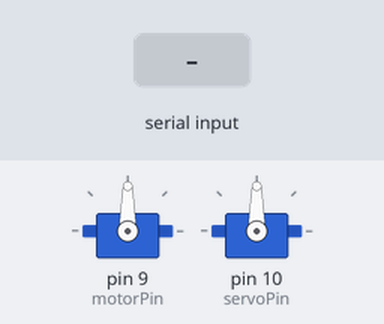
A sketch run on a simulated Arduino Uno, built with avr-gcc and run on an emulated ATmega328P. On the bench: 2 × servo. The inputs (shaded band) are chosen by the test bench.

Above: at 1.2 s.
1.3 s: "90,45\n" received over Serial
At 2.5 s:
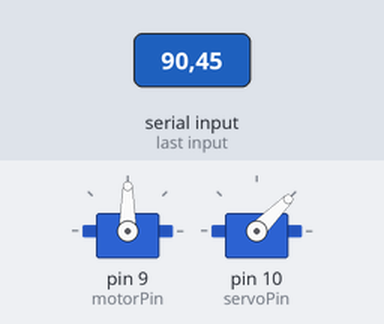
2.8 s: "30,150\n" received over Serial
At 3.8 s:
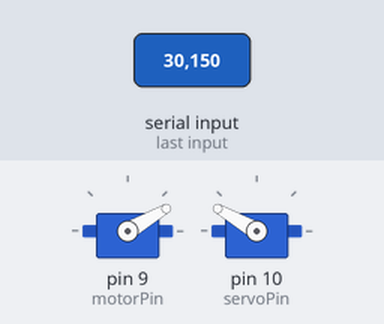
4.3 s: "1,90\n" received over Serial
At 4.9 s:
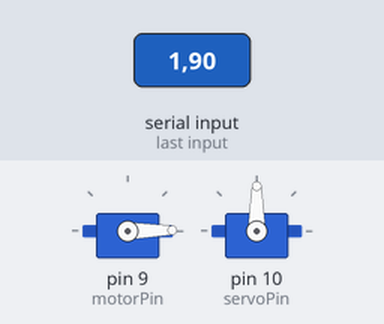
5.8 s: "5\n" received over Serial
At 7.0 s:
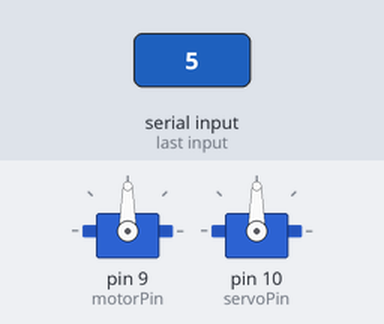
7.3 s: "1,90,45\n" received over Serial
At 8.5 s:
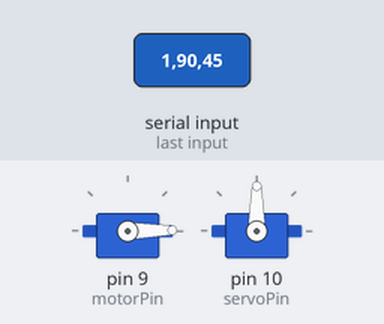
Timing chart, 0 to 9.8 s (numbered marks = the images above; inputs shaded):
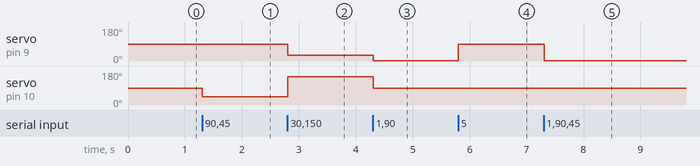

Measured:
- after the input at 1.3 s, servo on pin 10 (servoPin): 90° → 45° at once
- after the input at 2.8 s, servo on pin 9 (motorPin): 90° → 30° at once; servo on pin 10 (servoPin): 45° → 150° at once
- after the input at 4.3 s, servo on pin 9 (motorPin): 30° → 1° at once; servo on pin 10 (servoPin): 150° → 90° at once
- after the input at 5.8 s, servo on pin 9 (motorPin): 1° → 90° at once
- after the input at 7.3 s, servo on pin 9 (motorPin): 90° → 1° at once

The sketch:

sketch_may19a.ino
```cpp
#include <Servo.h>

int motorPin = 9;        // Пин для ESC (SC-15WP)
int servoPin = 10;       // Пин для сервопривода HPI SF-10W
Servo motorESC;
Servo steeringServo;

void setup() {
  Serial.begin(9600);    // Настройка последовательного порта
  motorESC.attach(motorPin);  // Подключаем ESC
  steeringServo.attach(servoPin);  // Подключаем серво

  motorESC.write(90);  // Мотор остановлен
  steeringServo.write(90);  // Серво в центре
}

void loop() {
  if (Serial.available() > 0) {
    String data = Serial.readStringUntil('\n');  // Чтение всей строки до символа новой строки
    int motorValue = 90;
    int steeringValue = 90;

    // Разделяем строку на два значения
    int commaIndex = data.indexOf(',');  // Ищем запятую
    if (commaIndex != -1) {
      motorValue = data.substring(0, commaIndex).toInt();  // Чтение значения для мотора
      steeringValue = data.substring(commaIndex + 1).toInt();  // Чтение значения для серво
    }

    // Ограничиваем значение для мотора и серво в пределах от 0 до 180
    motorValue = constrain(motorValue, 0, 180);
    steeringValue = constrain(steeringValue, 0, 180);

    motorESC.write(motorValue);  // Устанавливаем значение для мотора
    steeringServo.write(steeringValue);  // Устанавливаем значение для серво
  }
}
```
